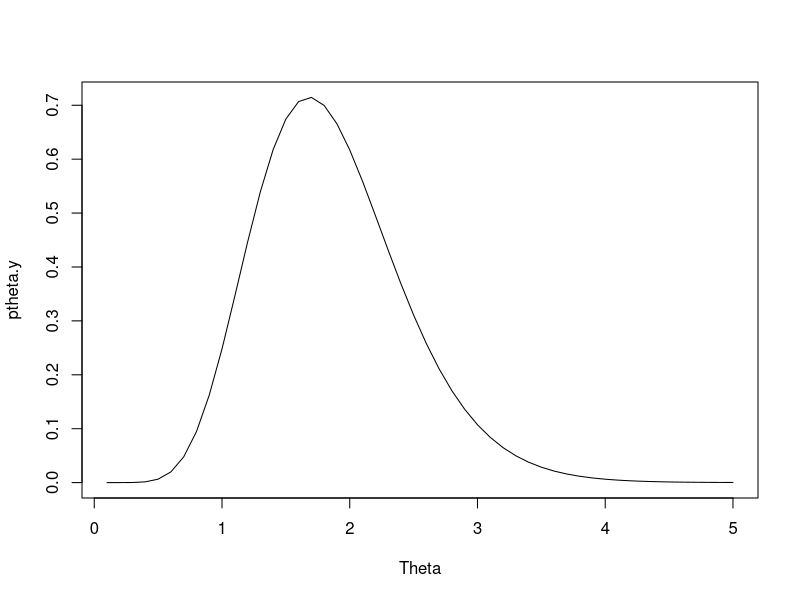
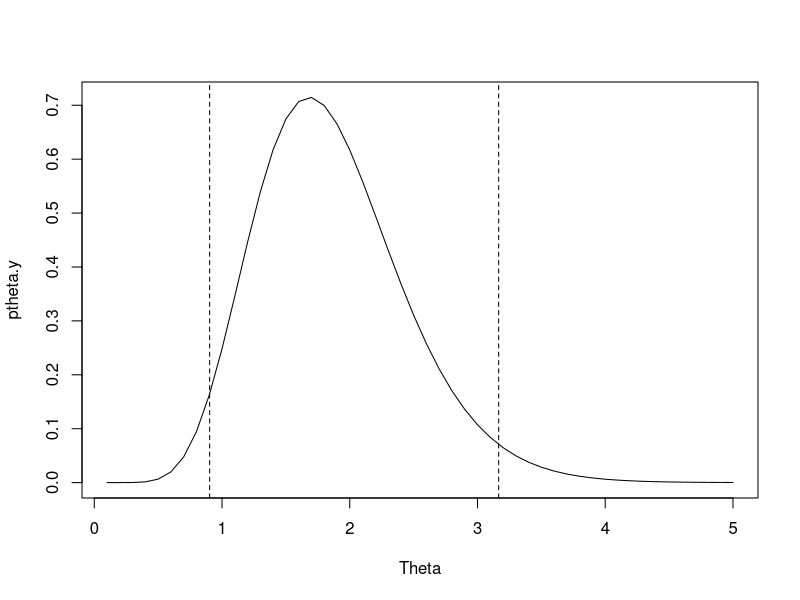
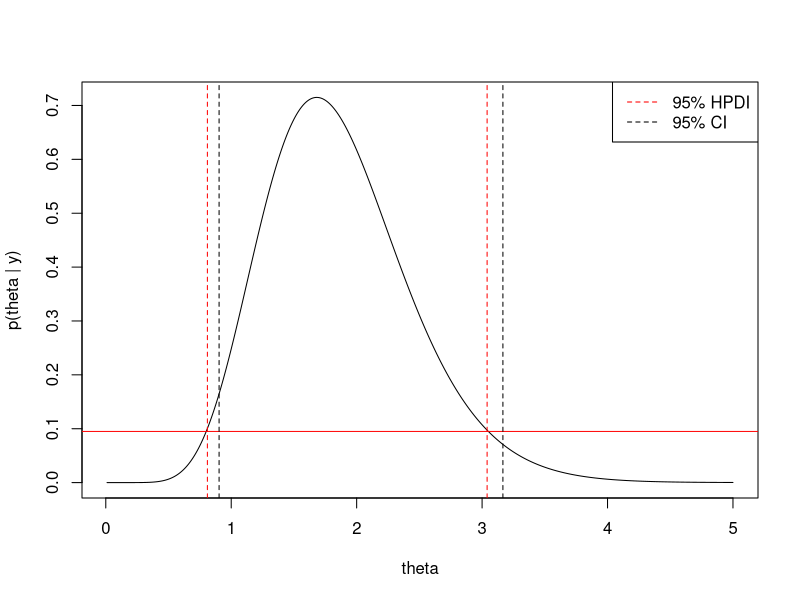
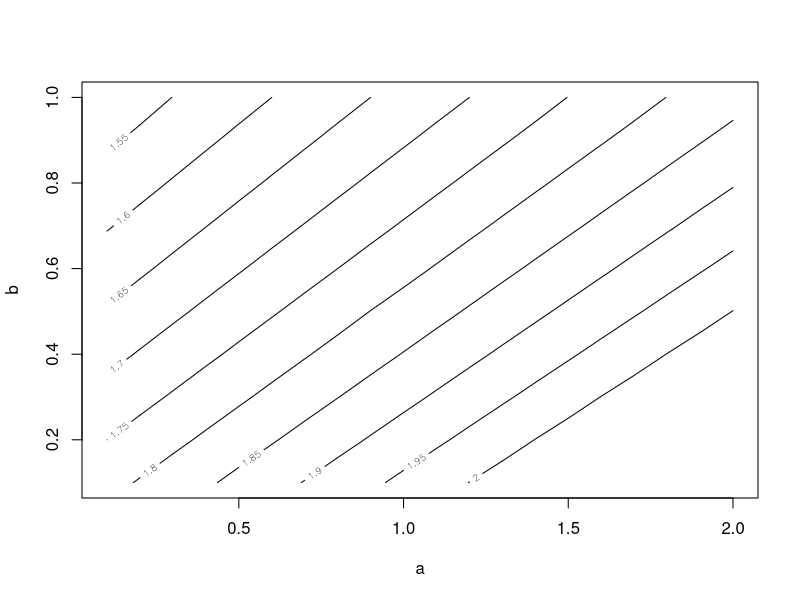
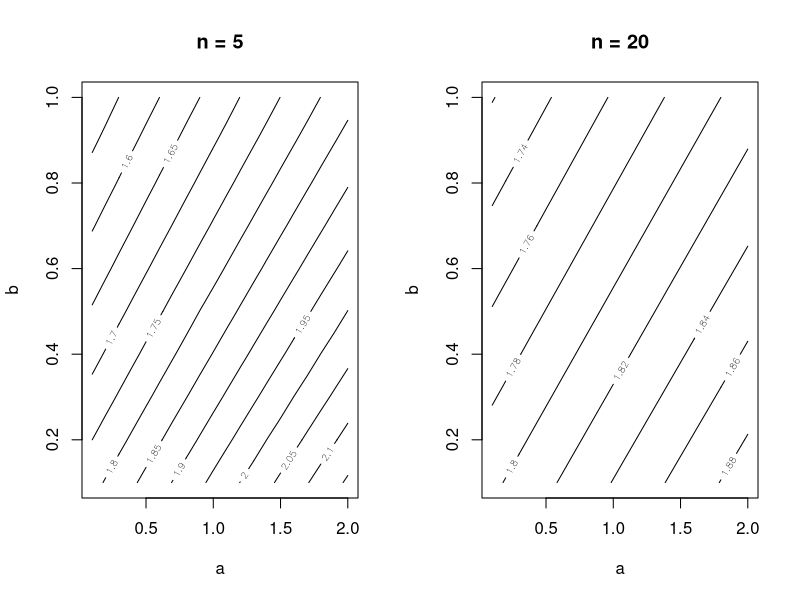
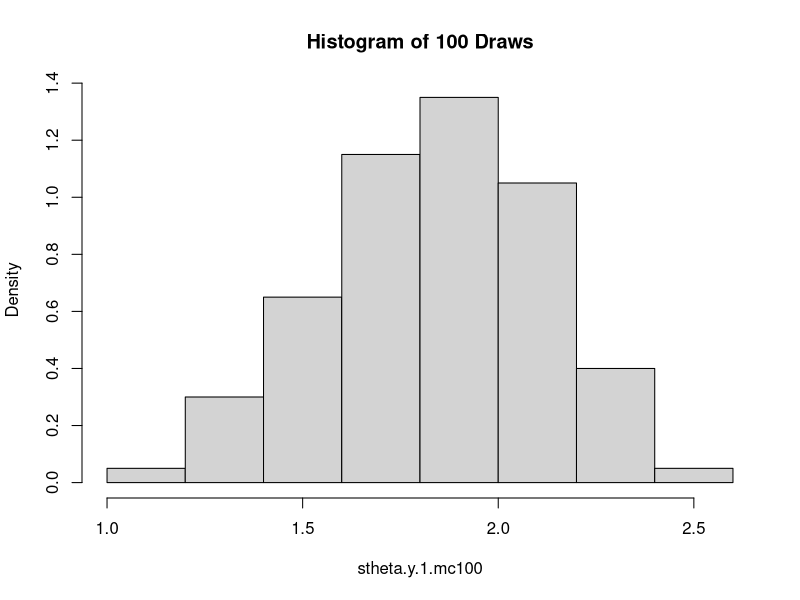
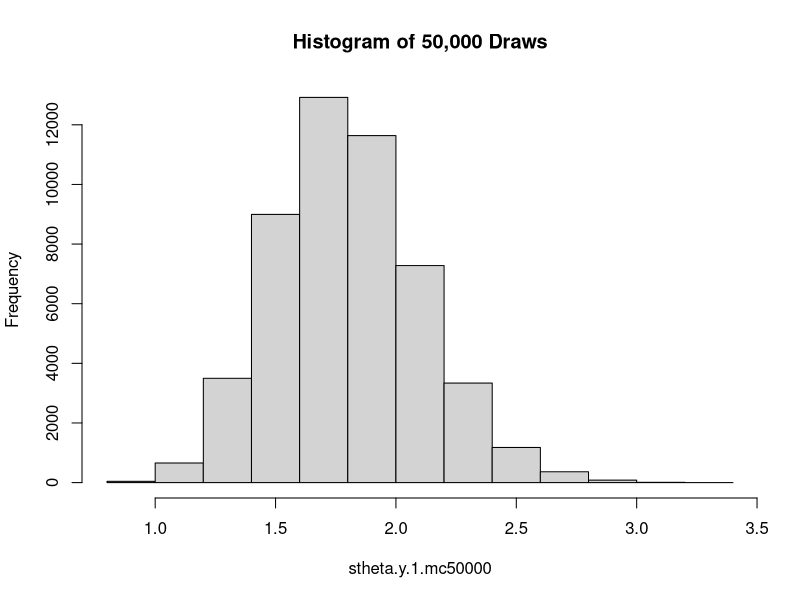
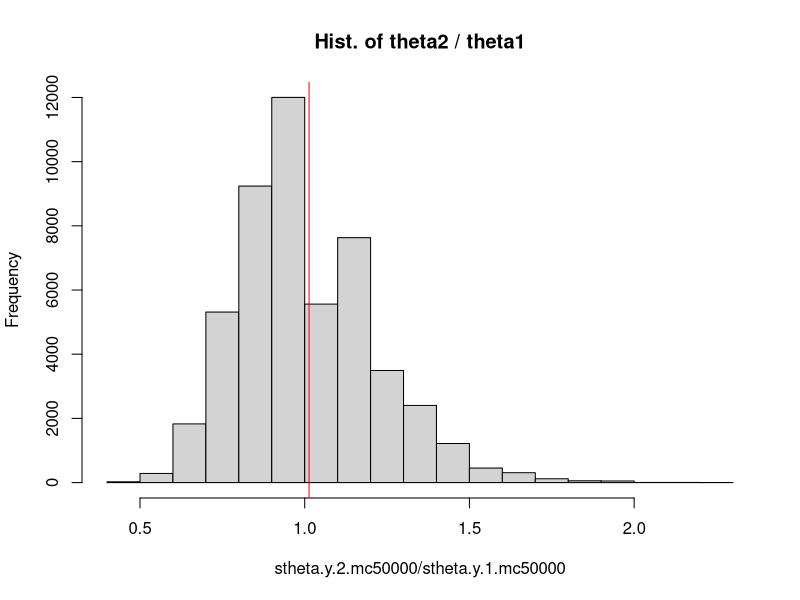

Write the R code that produced these figures, in order.
y <- 9; n <- 5 
a <- 1.25; b <- 0.5
a.y <- a + y; b.y <- b + n

#Gamma Prior
Theta <- seq(0.1, 5, by = 0.1)
ptheta.y <- dgamma(Theta, a.y, b.y)
plot(Theta, ptheta.y, type = "l")

citheta.y <- qgamma(c(0.025, 0.975), 
                      a.y, b.y)
citheta.y

#95% CI
plot(Theta, ptheta.y, type = "l")
abline(v = citheta.y, lty = 2)

#========Find HPD Interval by discretizing
# Discretize theta
Theta <- seq(0.01, 5, by = 0.01) 
ptheta.y <- dgamma(Theta, a.y, b.y)

# Start with a horizontal line on top of posterior
hpd.cutoff <- max(ptheta.y)

# Find intersection of first line w/posterior (will be one point)
hptheta.y <- range(Theta[ptheta.y >= hpd.cutoff])
# Find area between line and posterior (will be 0)
hpd.p <- pgamma(hptheta.y[2], a.y, b.y) - pgamma(hptheta.y[1], a.y, b.y)
while(hpd.p <= 0.95 & hpd.cutoff > 0) {
  hpd.cutoff <- hpd.cutoff - 0.005 # Move hline down
  # Find intersection of line w/posterior
  hptheta.y <- range(Theta[ptheta.y >= hpd.cutoff])
  # Compute area between line and posterior
  hpd.p <- pgamma(hptheta.y[2], a.y, b.y) - pgamma(hptheta.y[1], a.y, b.y)
}
hptheta.y

#Plot 95% CI and 95% HPD Interval
plot(Theta, ptheta.y, type = "l",
     xlab = "theta", ylab = "p(theta | y)")
abline(h = hpd.cutoff, col = "red")
abline(v = citheta.y, lty = 2)
abline(v = hptheta.y, lty = 2, col = "red")
legend("topright", lty = c(2, 2), col = c("red", "black"),
       legend = c("95% HPDI", "95% CI"))

#======================SENSITIVITY ANALYSIS

#Range of parameters
a <- seq(0.1, 2, by = 0.1)
b <- seq(0.1, 1, by = 0.1)

#Posterior mean
etheta.y <- matrix(nrow = length(a), ncol = length(b))
for (i in 1:length(a)) {
  for (j in 1:length(b)) {
    etheta.y[i, j] <- (y + a[i])/(n + b[j])
  }
}

contour(a, b, etheta.y, 
        levels = seq(1, 2, by = 0.05), 
        xlab = "a", ylab = "b")

#Consider a different sample size
y.1 <- 36
n.1 <- 20
etheta.y.1 <- matrix(nrow = length(a), ncol = length(b))
for (i in 1:length(a)) {
  for (j in 1:length(b)) {
    etheta.y.1[i, j] <- (y.1 + a[i])/(n.1 + b[j])
    etheta.y[i, j] <- (y + a[i])/(n + b[j])
  }
}

#Compare two scenarios' contour plots
par(mfrow = c(1, 2))
contour(a, b, etheta.y, 
        xlab = "a", ylab = "b",
        main = "n = 5")
contour(a, b, etheta.y.1,
        xlab = "a", ylab = "b",
        main = "n = 20")



#========MC simulations of posterior distribution
set.seed(1)

y.1 <- 36
n.1 <- 20

# Discrete prior 
Theta <- seq(0.1, 5, by = 0.1)
py.theta.1 <- dpois(y.1, n.1*Theta)
ptheta <- rep(1/length(Theta), length(Theta)) #prior
pytheta.1 <- py.theta.1*ptheta    
ptheta.y.1 <- pytheta.1/sum(pytheta.1)  #posterior

#Sample 100 draws
stheta.y.1.mc100 <- sample(x = Theta, 
                           size = 100, 
                           replace = TRUE, 
                           prob = ptheta.y.1)

#Plot histogram of 100 draws
par(mfrow=c(1,1))
hist(stheta.y.1.mc100, freq = FALSE, main = "Histogram of 100 Draws")


#Sample 50k draws
stheta.y.1.mc50000 <- sample(x = Theta, 
                             size = 50000, 
                             replace = TRUE, 
                             prob = ptheta.y.1)


hist(stheta.y.1.mc50000, freq = TRUE, main = "Histogram of 50,000 Draws")

mean(stheta.y.1.mc100)
mean(stheta.y.1.mc50000)

var(stheta.y.1.mc100)
var(stheta.y.1.mc50000)

quantile(stheta.y.1.mc100, c(0.025, 0.975))
quantile(stheta.y.1.mc50000, c(0.025, 0.975))

n.2 <- 40
y.2 <- 72

py.theta.2 <- dpois(y.2, n.2*Theta)
ptheta <- rep(1/length(Theta), length(Theta))
pytheta.2 <- py.theta.2*ptheta
ptheta.y.2 <- pytheta.2/sum(pytheta.2)

stheta.y.2.mc50000 <- sample(x = Theta, 
                             size = 50000, 
                             replace = TRUE, 
                             prob = ptheta.y.2)

mean(stheta.y.2.mc50000 <= stheta.y.1.mc50000)

hist(stheta.y.2.mc50000/stheta.y.1.mc50000, main = "Hist. of theta2 / theta1")
abline(v = mean(stheta.y.2.mc50000/stheta.y.1.mc50000), col = "red")

